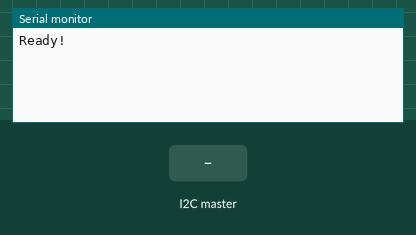
This sketch was run on a simulated Arduino Uno, built with avr-gcc and run on an emulated ATmega328P. On the bench: the last lines printed to the serial monitor. The inputs (shaded band) are chosen by the test bench.

Above: at 1.2 s.
1.3 s: the I2C master sends the byte 1
At 2.5 s:
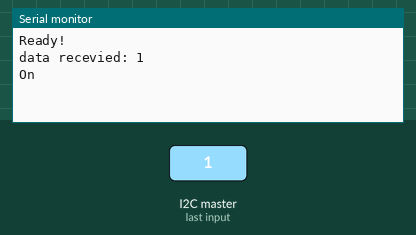
2.8 s: the I2C master sends the byte 1
At 3.8 s:
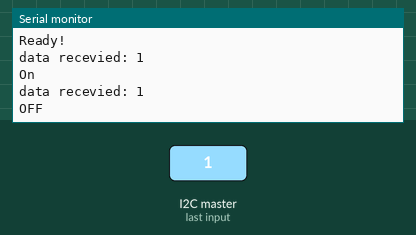

Measured:
- after the input at 1.3 s, the serial monitor: prints a new line at once (image 1)
- after the input at 2.8 s, the serial monitor: prints a new line at once (image 2)

The sketch:

I2CSlave.ino
```cpp
#include <Wire.h>

#define SLAVE_ADDRESS 0x04
int number = 0;
int state = 0;

void setup()
{
  Serial.begin(9600);
  Wire.begin(SLAVE_ADDRESS);

  Wire.onReceive(receiveData);
  Wire.onRequest(sendData);

  Serial.println("Ready!");
}

void loop()
{
  delay(100);
}

void receiveData(int byteCount)
{
  while(Wire.available())
  {
    number = Wire.read();
    Serial.print("data recevied: ");
    Serial.println(number);

    if (number == 1)
    {
      if (state == 0)
      {
        Serial.println("On");
        state = 1;
      }
      else
      {
        Serial.println("OFF");
        state = 0;
      }
    }
  }
}

void sendData()
{
  Serial.print("data sent: ");
  Serial.println(number);
  Wire.write(number);
}
```
